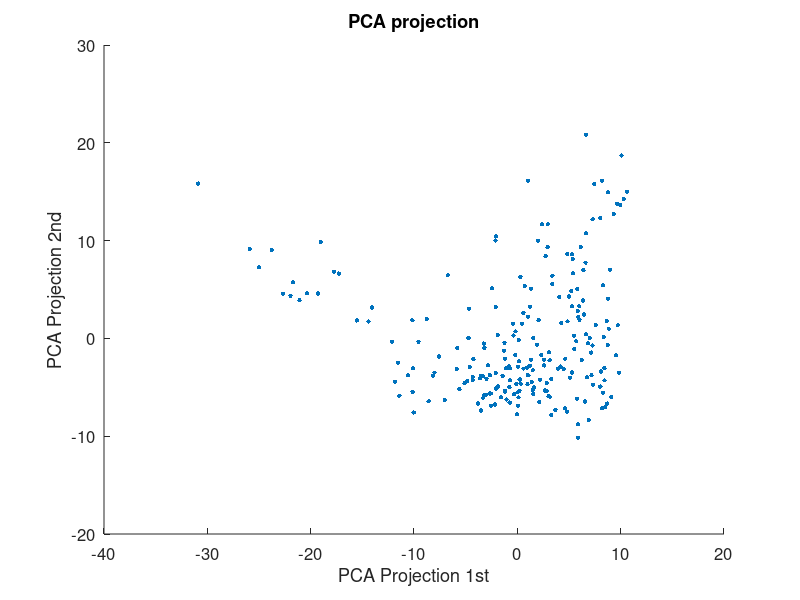

The MATLAB script that drew this image:
data = importdata('features_C.txt');

% mean normalized data
data_m = repmat(mean(data), size(data,1), 1);

% compute covariance matrix
data_c = cov(data);

% eigendecomposition of m_covariance
[e_matrix, e_values] = eig(data_c);

% sort matrix diagonale
[e_values, e_indices] = sort(diag(e_values), 'descend');

% sort matrix
e_matrix = e_matrix(:,e_indices);

% finally
y = ( data - data_m ) * e_matrix(:,1:2);

% plot 
scatter(y(:,1), y(:,2), 10, 'fill');
xlabel('PCA Projection 1st');
ylabel('PCA Projection 2nd');
title('PCA projection');
set(gca, 'FontSize', 12);
